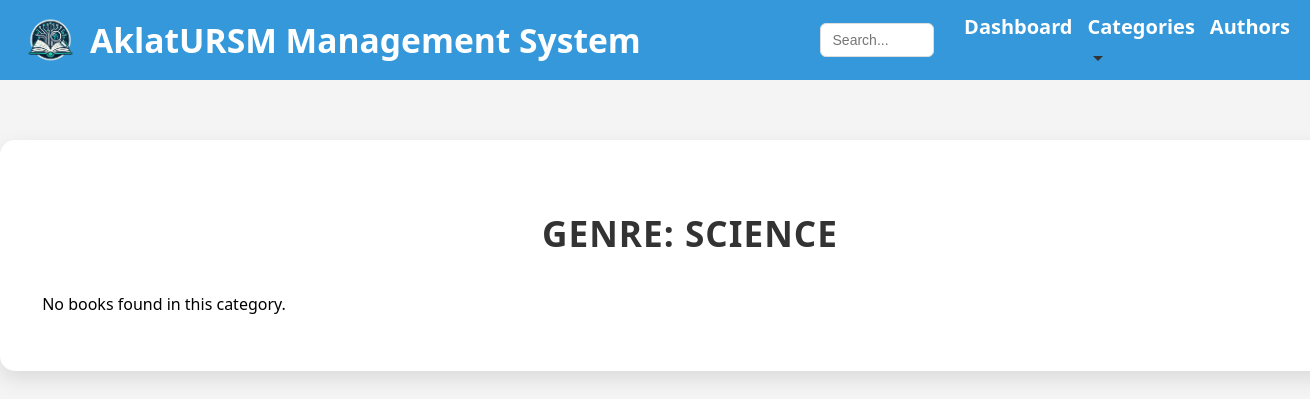
Page /pages/genre/science.php on the earlier database version.
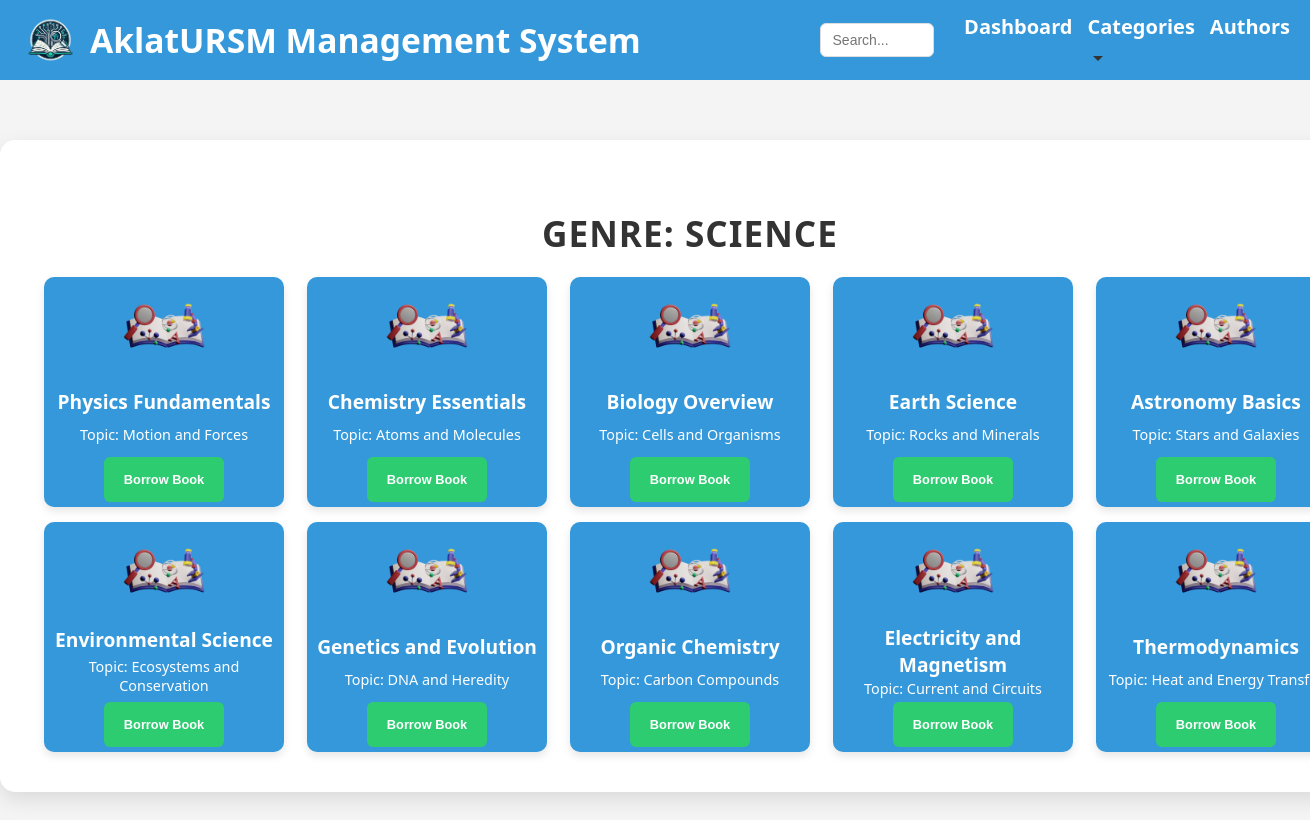
Same page on the later database version.
### tables this page shows
CREATE TABLE `library_books` (
  `id` int(11) NOT NULL,
  `title` varchar(255) NOT NULL,
  `category_id` int(11) DEFAULT NULL,
  `topic` varchar(255) DEFAULT NULL,
  `cover_image` varchar(255) DEFAULT NULL
);

### pages/genre/science.php (the view, shortened to what this page needs)
<?php
include '../../validate/db.php';
$sql = "SELECT library_books.* FROM library_books
        JOIN categories ON library_books.category_id = categories.id
        WHERE categories.name = 'Science'";
$result = $conn->query($sql);
$books = [];
if ($result) {
    if ($result->num_rows > 0) {
        while ($row = $result->fetch_assoc()) {
            $books[] = $row;
        }
    }
} else {
    die("Query failed: " . $conn->error);
}
?>
<!DOCTYPE html>
<html lang="en">
<head>
    <link rel="stylesheet" href="./styles.css">
</head>
<body>
    <header>
        <div class="header-left">
            <img src="../genre/LMS_logo.png" alt="Library Logo" class="logo">
            <span class="system-title">AklatURSM Management System</span>
        </div>
        <div class="search-container">
            <input type="text" class="search-bar" placeholder="Search...">
        </div>
        <div class="nav-links">
            <ul>
                <li><a href="../dashboard.php">Dashboard</a></li>
                <li class="dropdown">
                    <a href="../categories.php">Categories <span class="down-arrow"></span></a>
                </li>
                <li><a href="../Authors.php">Authors</a></li>
            </ul>
        </div>
    </header>
    <div class="container">
        <section class="book-section">
            <h2>Genre: Science</h2>
            <div class="book-grid">
                <?php
                if (!empty($books)) {
                    foreach ($books as $book) {
                        echo '<div class="book-item">';
                        echo '<img src="./science-icon.png" alt="Book Icon" class="book-icon">';
                        echo '<p class="book-title">' . htmlspecialchars($book['title']) . '</p>';
                        echo '<p class="book-topic">Topic: ' . htmlspecialchars($book['topic']) . '</p>';
                        echo '<form action="../transaction.php" method="get">';
                        echo '<button type="submit" class="borrow-btn">Borrow Book</button>';
                        echo '</form>';
                        echo '</div>';
                    }
                } else {
                    echo "<p>No books found in this category.</p>";
                }
                ?>
            </div>
        </section>
    </div>
</body>
</html>

Differences in the rows shown:
added library_books: title "Physics Fundamentals", topic "Motion and Forces"
added library_books: title "Chemistry Essentials", topic "Atoms and Molecules"
added library_books: title "Biology Overview", topic "Cells and Organisms"
added library_books: title "Earth Science", topic "Rocks and Minerals"
added library_books: title "Astronomy Basics", topic "Stars and Galaxies"
added library_books: title "Environmental Science", topic "Ecosystems and Conservation"
added library_books: title "Genetics and Evolution", topic "DNA and Heredity"
added library_books: title "Organic Chemistry", topic "Carbon Compounds"
added library_books: title "Electricity and Magnetism", topic "Current and Circuits"
added library_books: title "Thermodynamics", topic "Heat and Energy…"
Other differences:
text no longer shown: "No books found in this category."
